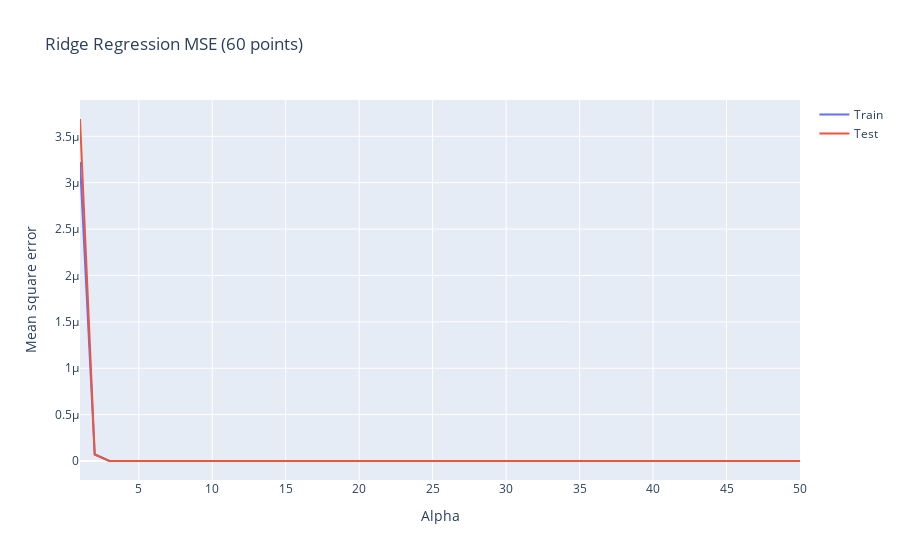

Source (notebook cell):
### Code cell
random_seed = 42
X_train = np.random.random(60) 
y_train = func(X_train)
X_test = np.random.random(10)
y_test = func(X_test)

n = 50
MSE_train = np.ones(n)
MSE_test = np.ones(n)
for i in range(n):
    coefs = np.polyfit(X_train, y_train, deg = i+1)
    poly = np.poly1d(coefs)
    MSE_train[i] = MSE(y_train, poly(X_train))
    MSE_test[i] = MSE(y_test, poly(X_test))
    

fig = go.Figure()

fig.add_trace(go.Scatter(x=[i+1 for i in range(n)], y=MSE_train,
                    mode='lines',
                    name='Train'))

fig.add_trace(go.Scatter(x=[i+1 for i in range(n)], y=MSE_test,
                    mode='lines',
                    name='Test'))

fig.update_layout(
    title_text = 'Ridge Regression MSE (60 points)', # title of plot
    yaxis_title_text = 'Mean square error',
    xaxis_title_text = 'Alpha' # xaxis label
        )

fig.show()

print(MSE_test.argmin())

### Figure 1 — Plotly figure (JSON) as saved in the notebook; plotly's stock layout.template omitted (floating-point values rounded to 4 significant figures)
{"data": [{"mode": "lines", "name": "Train", "type": "scatter", "x": [1, 2, 3, 4, 5, 6, 7, 8, 9, 10, 11, 12, 13, 14, 15, 16, 17, 18, 19, 20, 21, 22, 23, 24, 25, 26, 27, 28, 29, 30, 31, 32, 33, 34, 35, 36, 37, 38, 39, 40, 41, 42, 43, 44, 45, 46, 47, 48, 49, 50], "y": [3.222e-06, 7.29e-08, 2.937e-10, 1.069e-12, 1.129e-14, 1.03e-17, 5.089e-19, 1.451e-23, 1.433e-23, 7.614e-27, 3.724e-28, 8.796e-31, 3.102e-32, 8.484e-32, 7.606e-32, 2.279e-31, 1.088e-31, 6.815e-32, 3.17e-29, 3.407e-29, 3.393e-29, 3.554e-29, 3.298e-29, 3.192e-29, 2.973e-29, 2.348e-29, 2.462e-29, 1.74e-29, 1.515e-29, 1.222e-29, 9.555e-30, 8.737e-30, 6.127e-30, 5.1e-30, 3.655e-30, 3.077e-30, 2.475e-30, 1.673e-30, 1.383e-30, 1.195e-30, 6.735e-31, 5.021e-29, 3.861e-29, 3.211e-29, 2.48e-29, 2.035e-29, 1.556e-29, 1.314e-29, 1.091e-29, 8.904e-30]}, {"mode": "lines", "name": "Test", "type": "scatter", "x": [1, 2, 3, 4, 5, 6, 7, 8, 9, 10, 11, 12, 13, 14, 15, 16, 17, 18, 19, 20, 21, 22, 23, 24, 25, 26, 27, 28, 29, 30, 31, 32, 33, 34, 35, 36, 37, 38, 39, 40, 41, 42, 43, 44, 45, 46, 47, 48, 49, 50], "y": [3.687e-06, 6.874e-08, 3.225e-10, 1.908e-12, 2.329e-14, 2.685e-17, 8.471e-19, 2.258e-23, 2.015e-23, 1.148e-26, 8.751e-28, 1.996e-30, 2.588e-32, 8.073e-32, 5.362e-32, 3.716e-31, 9.676e-32, 3.636e-32, 2.534e-29, 1.975e-29, 2.222e-29, 2.381e-29, 1.778e-29, 1.973e-29, 1.626e-29, 1.182e-29, 1.139e-29, 7.87e-30, 8.087e-30, 5.298e-30, 2.997e-30, 2.392e-30, 1.983e-30, 3.346e-30, 7.55e-31, 1.666e-30, 1.839e-30, 6.795e-31, 5.722e-31, 7.522e-31, 8.567e-32, 1.001e-29, 5.91e-30, 3.067e-30, 1.369e-30, 5.047e-30, 1.954e-30, 1.815e-30, 1.311e-29, 2.905e-30]}], "layout": {"autosize": true, "title": {"text": "Ridge Regression MSE (60 points)"}, "xaxis": {"autorange": true, "range": [1, 50], "title": {"text": "Alpha"}, "type": "linear"}, "yaxis": {"autorange": true, "range": [-2.048e-07, 3.892e-06], "title": {"text": "Mean square error"}, "type": "linear"}}}
